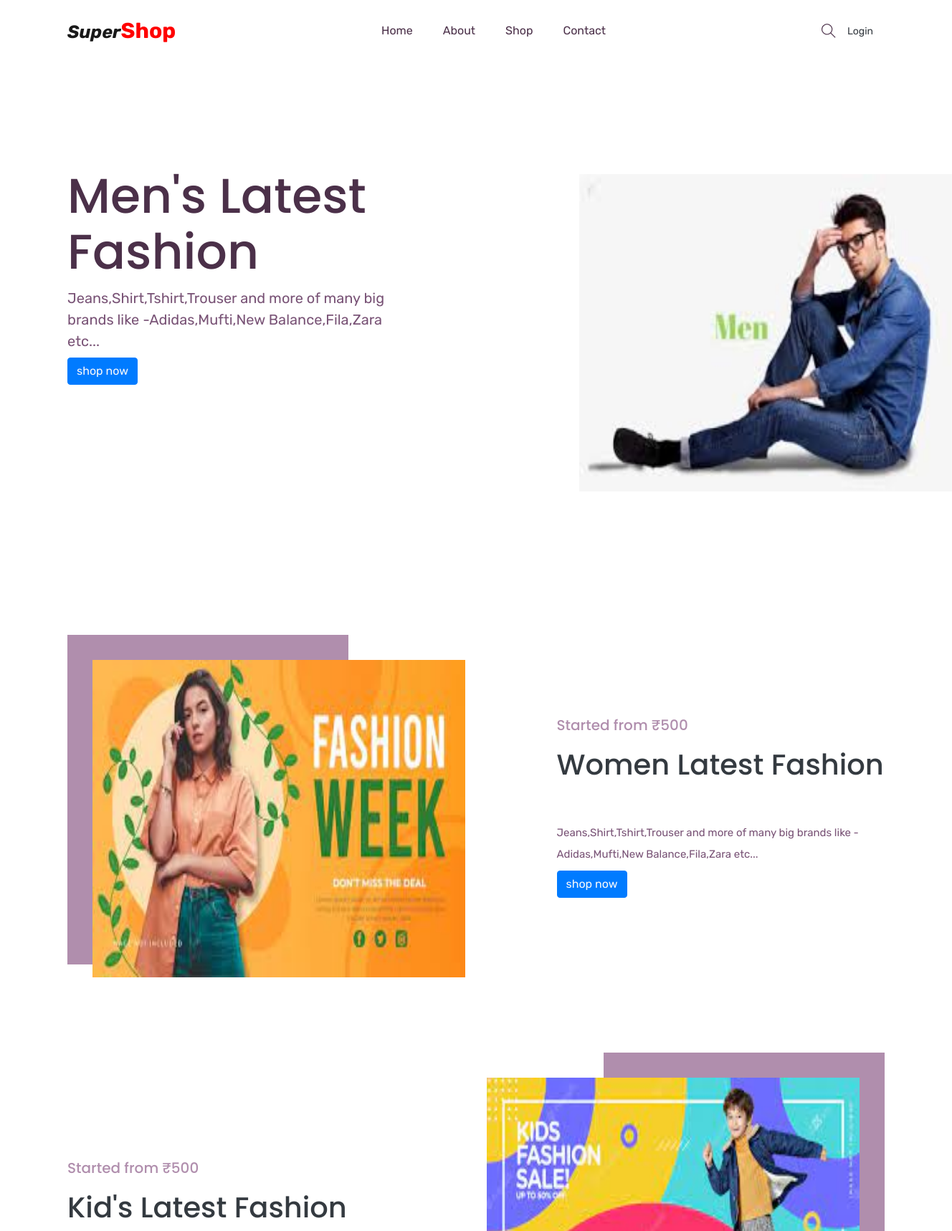
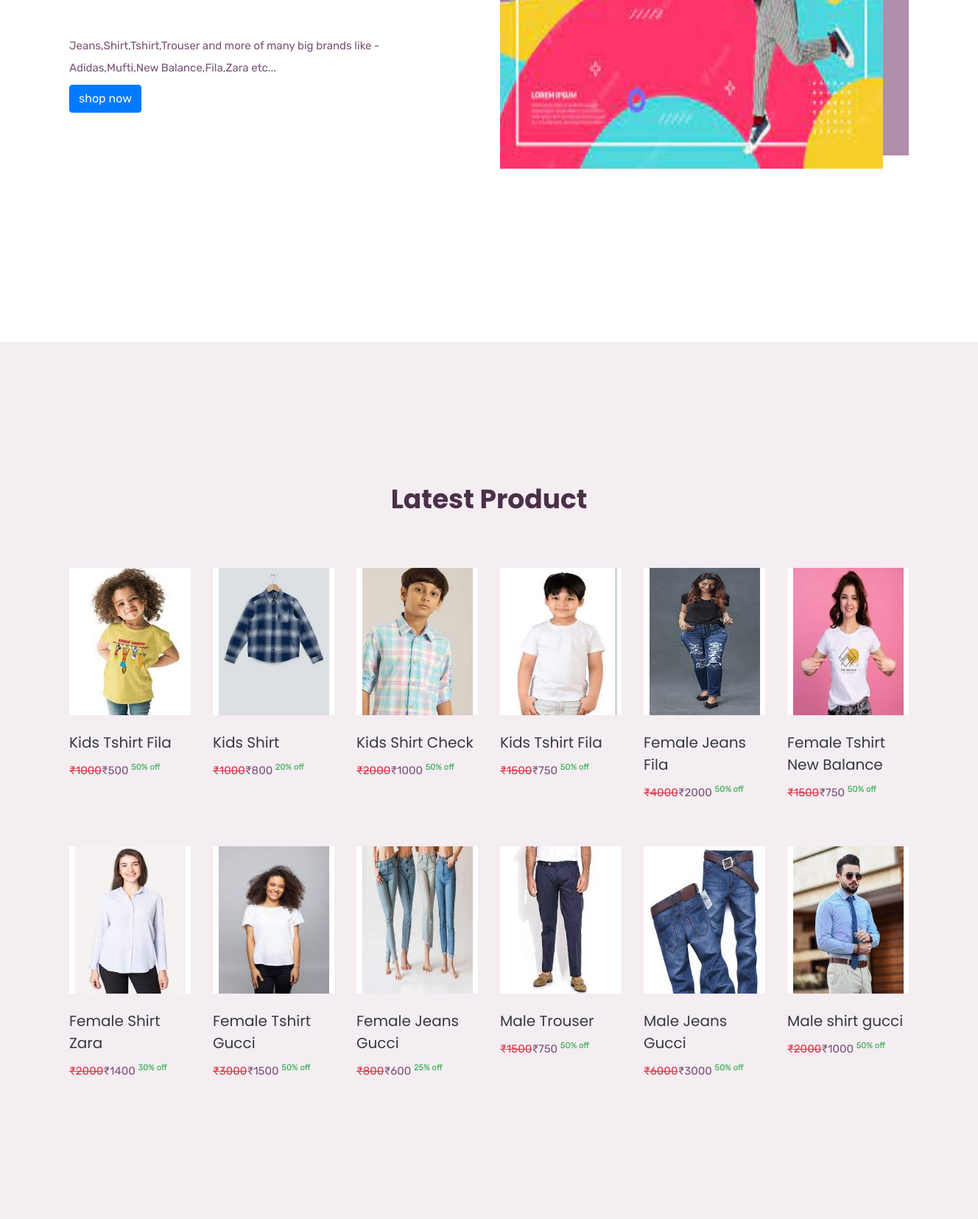
The page / (upper part) on the database its author committed (2 pictures, top to bottom).
### mainApp/models.py (models this page shows, shortened)
class Product(models.Model):
    id =models.AutoField(primary_key=True)
    name =models.CharField(max_length=30)
    maincategory=models.ForeignKey(Maincategory,on_delete=models.CASCADE)
    subcategory=models.ForeignKey(Subcategory,on_delete=models.CASCADE)
    brand=models.ForeignKey(Brand,on_delete=models.CASCADE)
    baseprice=models.IntegerField()
    discount=models.IntegerField()
    finalprice=models.IntegerField()
    stock=models.IntegerField(default=True)
    color=models.CharField(max_length=30)
    size=models.CharField(max_length=10)
    description=models.TextField()
    pic1=models.ImageField(upload_to="upload/product",null=True,blank=True)
    pic2=models.ImageField(upload_to="upload/product",default=None,blank=True,null=True)
    pic3=models.ImageField(upload_to="upload/product",default=None,blank=True,null=True)
    pic4=models.ImageField(upload_to="upload/product",default=None,blank=True,null=True)

### mainApp/views.py (the view)
# urls.py: path('',mainApp.homePage,name='home'),
def homePage(Request):
    products = Product.objects.all().order_by('-id')[0:12]  # '-id' using for latest product
    testimonials=Testimonial.objects.all().order_by('-id')
    return render(Request, 'index.html', {'products': products,'testimonials':testimonials})

### mainApp/templates/index.html (shortened to what this page needs)
{% load static %}
<!doctype html>
<html lang="en">
<head>
    <link rel="stylesheet" href="{% static '/css/bootstrap.min.css' %}">
    <link rel="stylesheet" href="{% static '/css/animate.css' %}">
    <link rel="stylesheet" href="{% static '/css/owl.carousel.min.css' %}">
    <link rel="stylesheet" href="{% static '/css/all.css' %}">
    <link rel="stylesheet" href="{% static '/css/flaticon.css' %}">
    <link rel="stylesheet" href="{% static '/css/themify-icons.css' %}">
    <link rel="stylesheet" href="{% static '/css/magnific-popup.css' %}">
    <link rel="stylesheet" href="{% static '/css/slick.css' %}">
    <link rel="stylesheet" href="{% static '/css/style.css' %}">
</head>
<body>
    <header class="main_menu home_menu">
        <div class="container">
            <div class="row align-items-center justify-content-center">
                <div class="col-lg-12">
                    <nav class="navbar navbar-expand-lg navbar-light">
                        <a class="navbar-brand logo-text" href="/">Super<span>Shop</span> </a>
                        <div class="collapse navbar-collapse main-menu-item" id="navbarSupportedContent">
                            <ul class="navbar-nav">
                                <li class="nav-item">
                                    <a class="nav-link" href="{% url 'home' %}">Home</a>
                                </li>
                                <li class="nav-item">
                                    <a class="nav-link" href="{% url 'about' %}">about</a>
                                </li>
                                <li class="nav-item">
                                    <a class="nav-link" href="/shop/All/All/All/">Shop</a>
                                </li>
                                <li class="nav-item">
                                    <a class="nav-link" href="{% url 'contact' %}">Contact</a>
                                </li>
                            </ul>
                        </div>
                        <div class="hearer_icon d-flex align-items-center">
                            <a id="search_1" href="javascript:void(0)"><i class="ti-search"></i></a>
                            <ul>
                                {% if request.user.is_authenticated %}
                                <li class="nav-item dropdown">
                                    <a class="nav-link dropdown-toggle" href="blog.html" id="navbarDropdown_2"
                                        role="button" data-toggle="dropdown" aria-haspopup="true" aria-expanded="false">
                                       {{request.user.username}}
                                    </a>
                                    <div class="dropdown-menu" aria-labelledby="navbarDropdown_2">
                                        <a class="dropdown-item" href="{% url 'profile' %}"> Profile</a>
                                        <a class="dropdown-item" href="{% url 'cart' %}">Cart</a>
                                        <a class="dropdown-item" href="{% url 'checkout' %}">Checkout</a>
                                        <a class="dropdown-item" href="{% url 'logout' %}">Logout</a>
                                    </div>
                                </li>
                                {% else %}
                                <li class="nav-item">
                                    <a class="nav-link text-dark" href="{% url 'login' %}">Login</a>
                                </li>
                                {% endif %}
                            </ul>
                        </div>
                    </nav>
                </div>
            </div>
        </div>
    </header>
    {% block body %}
    <section class="banner_part">
        <div class="container">
            <div class="row align-items-center">
                <div class="col-md-5">
                    <div class="banner_text">
                        <div class="banner_text_iner">
                            <h1>Men's Latest Fashion</h1>
                            <p>Jeans,Shirt,Tshirt,Trouser and more of many big brands like -Adidas,Mufti,New
                                Balance,Fila,Zara etc...</p>
                            <button class="btn btn-primary mt-2"><a class="text-light" href="/shop/Male/All/All"
                                    class="btn_1">shop now</a></button>
                        </div>
                    </div>
                </div>
            </div>
        </div>
        <div class="banner_img">
            <img src="{% static '/banner/Mbanner2.jpeg' %}" style="height: 443px; width: 520px;" alt="#"
                class="img-fluid">
        </div>
    </section>
    <section class="single_product_list">
        <div class="container">
            <div class="row">
                <div class="col-lg-12">
                    <div class="single_product_iner">
                        <div class="row align-items-center justify-content-between">
                            <div class="col-lg-6 col-sm-6">
                                <div class="single_product_img">
                                    <img src="{% static '/banner/banner3.jpeg' %}" style="height: 443px;width: 520px;"
                                        class="img-fluid" alt="#">
                                </div>
                            </div>
                            <div class="col-lg-5 col-sm-6">
                                <div class="single_product_content">
                                    <h5>Started from &#8377;500</h5>
                                    <h2> <a class="text-dark" href="/shop/Female/All/All">Women Latest Fashion</a> </h2>
                                    <p>Jeans,Shirt,Tshirt,Trouser and more of many big brands like -Adidas,Mufti,New
                                        Balance,Fila,Zara etc...</p>
                                    <button class="btn btn-primary mt-2"><a class="text-light" href="/shop/Female/All/All"
                                            class="btn_1">shop now</a></button>
                                </div>
                            </div>
                        </div>
                    </div>
                    <div class="single_product_iner">
                        <div class="row align-items-center justify-content-between">
                            <div class="col-lg-6 col-sm-6">
                                <div class="single_product_img">
                                    <img src="{% static 'banner/banner4.jpeg' %}" style="height: 443px; width: 520px;"
                                        class="img-fluid" alt="#">
                                </div>
                            </div>
                            <div class="col-lg-5 col-sm-6">
                                <div class="single_product_content">
                                    <h5>Started from &#8377;500</h5>
                                    <h2> <a class="text-dark" href="/shop/Kids/All/All">Kid's Latest Fashion</a> </h2>
                                    <p>Jeans,Shirt,Tshirt,Trouser and more of many big brands like -Adidas,Mufti,New
                                        Balance,Fila,Zara etc...</p>
                                    <button class="btn btn-primary mt-2"><a class="text-light" href="/shop/Kids/All/All"
                                            class="btn_1">shop now</a></button>
                                </div>
                            </div>
                        </div>
                    </div>
                </div>
            </div>
        </div>
    </section>
    <section class="trending_items">
        <div class="container">
            <div class="row">
                <div class="col-lg-12">
                    <div class="section_tittle text-center">
                        <h2>Latest Product</h2>
                    </div>
                </div>
            </div>
            <div class="row">
                {% for items in products %}
                <div class="col-xl-2 col-lg-3 col-md-4 col-sm-6 col-12">
                    <div class="single_product_item">
                        <a href="/single-product/{{items.id}}">
                            <div class="single_product_item_thumb">
                                <img src="{{items.pic1.url}}" style="height: 200px;width: 150px;" alt="#" class="img-fluid">
                            </div>
                        </a>
                        <h3 style="font-size: 20px;"> <a class="text-dark" href="/single-product/{{items.id}}">{{items.name}}</a> </h3>
                        <p  style="font-size: 15px;"><del class="text-danger">&#8377;{{items.baseprice}}</del>&#8377;{{items.finalprice}} <sup class="text-success">{{items.discount}}% off</sup></p>
                    </div>
                </div>
                {% endfor %}
            </div>
        </div>
    </section>
    {% endblock %}
</body>
</html>

### mainApp/static/css/all.css (style rules this page uses)
.logo-text { font-weight: bold !important; font-style: italic !important; font-size: 25px; }
.logo-text span { font-weight: bold !important; font-style: normal !important; font-size: 30px; color:red; }

### rows shown on the page
Product: pic1 (picture), name "Kids Tshirt Fila", baseprice "1000", finalprice "500", discount "50"
Product: pic1 (picture), name "Kids Shirt", baseprice "1000", finalprice "800", discount "20"
Product: pic1 (picture), name "Kids Shirt Check", baseprice "2000", finalprice "1000", discount "50"
Product: pic1 (picture), name "Kids Tshirt Fila", baseprice "1500", finalprice "750", discount "50"
Product: pic1 (picture), name "Female Jeans Fila", baseprice "4000", finalprice "2000", discount "50"
Product: pic1 (picture), name "Female Tshirt New Balance", baseprice "1500", finalprice "750", discount "50"
Product: pic1 (picture), name "Female Shirt Zara", baseprice "2000", finalprice "1400", discount "30"
Product: pic1 (picture), name "Female Tshirt Gucci", baseprice "3000", finalprice "1500", discount "50"
Product: pic1 (picture), name "Female Jeans Gucci", baseprice "800", finalprice "600", discount "25"
Product: pic1 (picture), name "Male Trouser", baseprice "1500", finalprice "750", discount "50"
Product: pic1 (picture), name "Male Jeans Gucci", baseprice "6000", finalprice "3000", discount "50"
Product: pic1 (picture), name "Male shirt gucci", baseprice "2000", finalprice "1000", discount "50"
